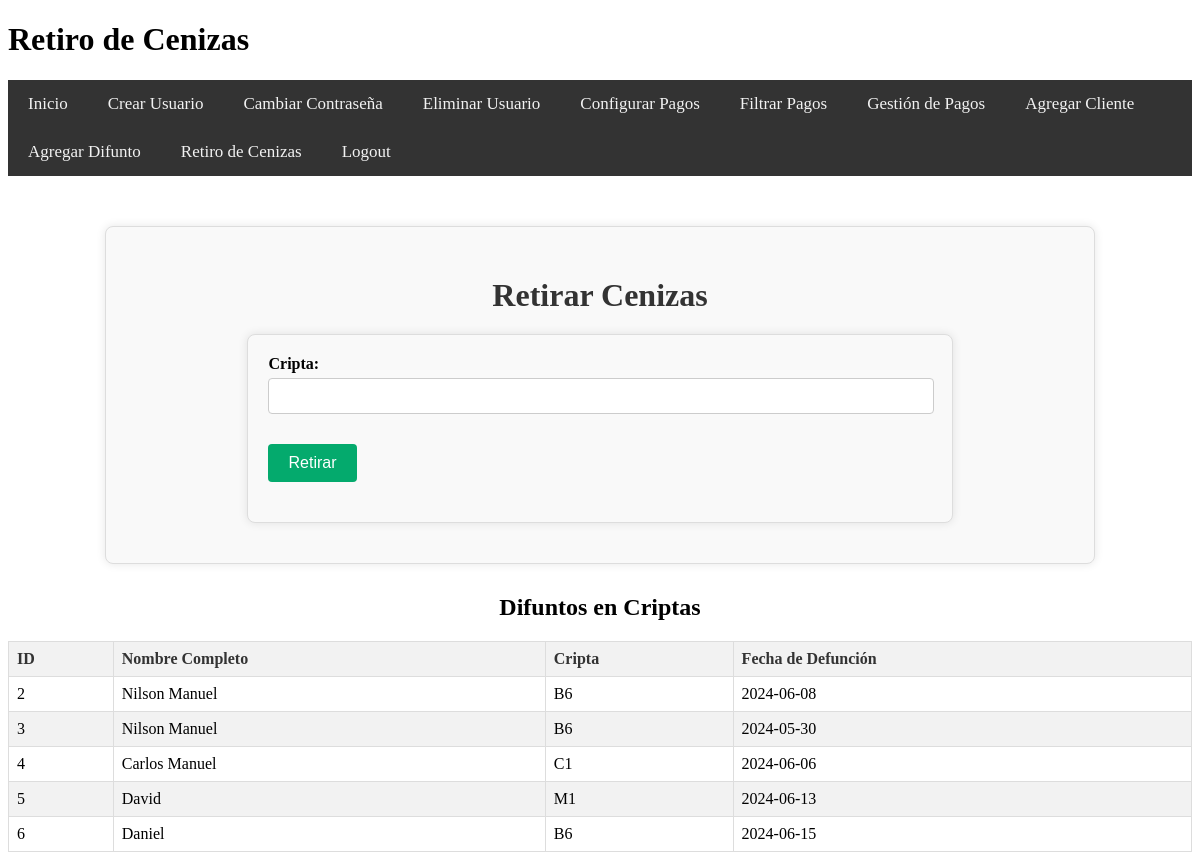
Before: /retiro_cenizas (signed in) with the older database file.
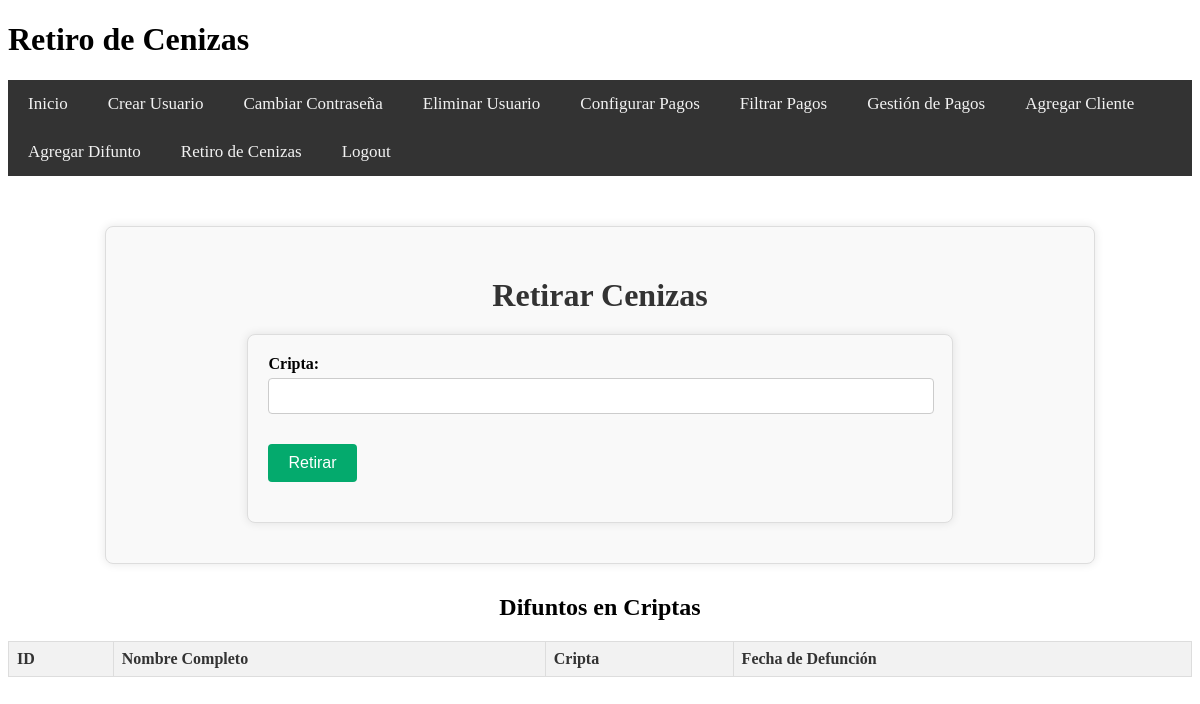
After: the same page with the newer database file.
### tables this page shows
CREATE TABLE Difuntos (
    ID_difunto INTEGER PRIMARY KEY AUTOINCREMENT,
    Nombre_completo TEXT,
    Apellido_paterno TEXT,
    Apellido_materno TEXT,
    Cripta TEXT,
    Fecha_defuncion DATE,
    Fecha DATE,
    Fecha_Retiro DATE,
    FOREIGN KEY (Cripta) REFERENCES Clientes(Cripta)
);

### app.py (the view, shortened to what this page needs)
@app.route('/retiro_cenizas', methods=['GET', 'POST'])
@role_required(['cajera', 'admin'])
def retiro_cenizas():
    conn = get_db_connection()
    cursor = conn.cursor()
    cursor.execute('SELECT * FROM Difuntos WHERE Fecha_Retiro IS NULL')
    difuntos = cursor.fetchall()
    conn.close()
    return render_template('retiro_cenizas.html', difuntos=difuntos)

### app.py (called while the page is built)
def role_required(allowed_roles):
    def decorator(func):
        @wraps(func)
        def wrapper(*args, **kwargs):
            if 'role' in session and session['role'] in allowed_roles:
                return func(*args, **kwargs)
            else:
                flash('No tienes permiso para acceder a esta página.', 'error')
                return redirect(url_for('login'))  # Redirige a la página de inicio o a donde sea apropiado
        return wrapper
    return decorator

def get_db_connection():
    conn = sqlite3.connect('cripta_administracion.db')
    conn.row_factory = sqlite3.Row
    return conn

### templates/retiro_cenizas.html (shortened to what this page needs)
<!DOCTYPE html>
<html lang="es">
<head>
    <link rel="stylesheet" href="{{ url_for('static', filename='styles.css') }}">
</head>
<body>
    <header>
        <h1>Retiro de Cenizas</h1>
        {% if 'username' in session %}
        <nav>
            <ul class="navbar">
                <li><a href="{{ url_for('menu') }}">Inicio</a></li>
                {% if session['role'] == 'admin' %}
                <li><a href="{{ url_for('create_user') }}">Crear Usuario</a></li>
                <li><a href="{{ url_for('change_password') }}">Cambiar Contraseña</a></li>
                <li><a href="{{ url_for('delete_user') }}">Eliminar Usuario</a></li>
                <li><a href="{{ url_for('configurar_pagos') }}">Configurar Pagos</a></li>
                <li><a href="{{ url_for('filtrado_pagos') }}">Filtrar Pagos</a></li>
                {% endif %}
                <li><a href="{{ url_for('pagos_cajero') }}">Gestión de Pagos</a></li>
                <li><a href="{{ url_for('agregar_cliente') }}">Agregar Cliente</a></li>
                <li><a href="{{ url_for('agregar_difunto') }}">Agregar Difunto</a></li>
                <li><a href="{{ url_for('retiro_cenizas') }}">Retiro de Cenizas</a></li>
                <li><a href="{{ url_for('logout') }}">Logout</a></li>
            </ul>
        </nav>
        {% endif %}
    </header>
    <main>
        <div class="change-password-container">
            <h2>Retirar Cenizas</h2>
            <form method="post">
                <div class="form-group">
                    <label for="cripta">Cripta:</label>
                    <input type="text" id="cripta" name="cripta" required>
                </div>
                <div class="form-group">
                    <button type="submit">Retirar</button>
                </div>
            </form>
        </div>
        <h2>Difuntos en Criptas</h2>
        <table>
            <thead>
                <tr>
                    <th>ID</th>
                    <th>Nombre Completo</th>
                    <th>Cripta</th>
                    <th>Fecha de Defunción</th>
                </tr>
            </thead>
            <tbody>
                {% for difunto in difuntos %}
                <tr>
                    <td>{{ difunto['ID_difunto'] }}</td>
                    <td>{{ difunto['Nombre_completo'] }}</td>
                    <td>{{ difunto['Cripta'] }}</td>
                    <td>{{ difunto['Fecha_defuncion'] }}</td>
                </tr>
                {% endfor %}
            </tbody>
        </table>
    </main>
</body>
</html>

Changed rows visible on the page:
removed Difuntos: ID_difunto "2", Nombre_completo "Nilson Manuel", Cripta "B6", Fecha_defuncion "2024-06-08"
removed Difuntos: ID_difunto "3", Nombre_completo "Nilson Manuel", Cripta "B6", Fecha_defuncion "2024-05-30"
removed Difuntos: ID_difunto "4", Nombre_completo "Carlos Manuel", Cripta "C1", Fecha_defuncion "2024-06-06"
removed Difuntos: ID_difunto "5", Nombre_completo "David", Cripta "M1", Fecha_defuncion "2024-06-13"
removed Difuntos: ID_difunto "6", Nombre_completo "Daniel", Cripta "B6", Fecha_defuncion "2024-06-15"
